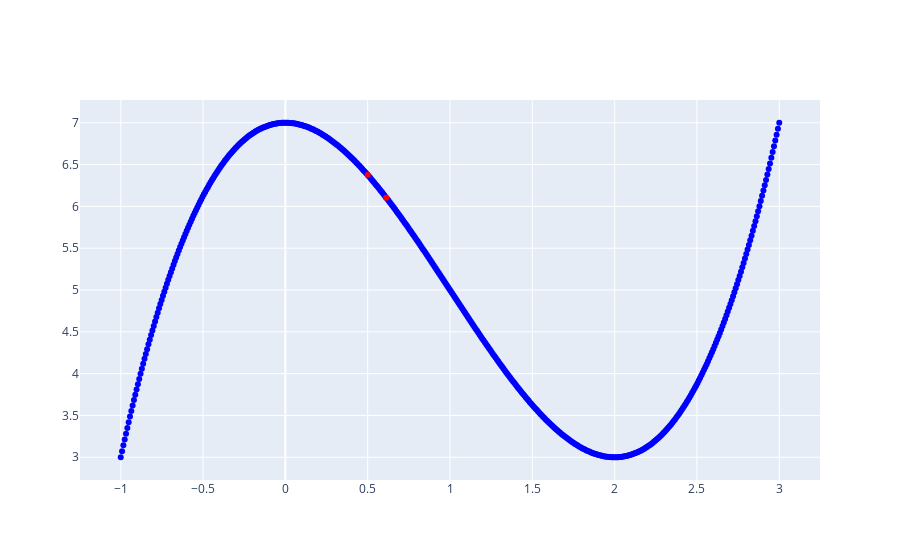

The notebook cell saved with this chart:
### Code cell
fig = go.Figure()
# Add traces
fig.add_trace(go.Scatter(x=array_x, y=f_x(array_x),mode='markers',marker_color='blue'))
fig.add_trace(go.Scatter(x=start_p, y=f_x(start_p),mode='markers',marker_color='red'))

deriv_x = lambda x:3*x**2 - 6*x
criteria = 0.001
learning_rate = 0.05
flag = True
i = 0
while flag:
    new_p = start_p - learning_rate*deriv_x(start_p)
    if abs(new_p - start_p) < criteria:
        flag = False
        print(abs(new_p - start_p))
    fig.add_trace(go.Scatter(x=new_p, y=f_x(new_p),mode='markers',marker_color='red'))
    start_p = new_p
    i = i + 1
    
fig.update_layout(showlegend=False) 
fig.show()
print(i)

### Figure 1 — Plotly figure (JSON) as saved in the notebook; plotly's stock layout.template omitted (floating-point values rounded to 4 significant figures; data arrays with more than 128 entries replaced by an {"elided": "..."} marker saying what was removed)
{"data": [{"marker": {"color": "blue"}, "mode": "markers", "type": "scatter", "x": {"elided": "500 float values"}, "y": {"elided": "500 float values"}}, {"marker": {"color": "red"}, "mode": "markers", "type": "scatter", "x": [0.5], "y": [6.375]}, {"marker": {"color": "red"}, "mode": "markers", "type": "scatter", "x": [0.6125], "y": [6.104]}], "layout": {"autosize": true, "showlegend": false, "xaxis": {"autorange": true, "range": [-1.243, 3.243], "type": "linear"}, "yaxis": {"autorange": true, "range": [2.707, 7.293], "type": "linear"}}}
